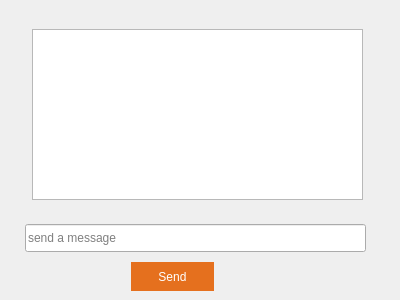
<?xml version="1.0" encoding="UTF-8"?>
<ui version="4.0">
 <class>ChatWindow</class>
 <widget class="QWidget" name="ChatWindow">
  <property name="geometry">
   <rect>
    <x>0</x>
    <y>0</y>
    <width>400</width>
    <height>300</height>
   </rect>
  </property>
  <property name="windowTitle">
   <string>Form</string>
  </property>
  <property name="styleSheet">
   <string notr="true">background-image: url(:/assists/All_Materials/Rectangle 79.png);</string>
  </property>
  <widget class="QPushButton" name="sendMessage">
   <property name="geometry">
    <rect>
     <x>131</x>
     <y>262</y>
     <width>83</width>
     <height>29</height>
    </rect>
   </property>
   <property name="styleSheet">
    <string notr="true">background-image: url(:/assists/All_Materials/Rectangle 1380.png);
color: rgb(255, 255, 255);
background-color: rgb(229, 112, 30);
border-radius:50%;
border: none;
</string>
   </property>
   <property name="text">
    <string>Send</string>
   </property>
  </widget>
  <widget class="QLineEdit" name="messageEdit">
   <property name="geometry">
    <rect>
     <x>25</x>
     <y>224</y>
     <width>341</width>
     <height>28</height>
    </rect>
   </property>
   <property name="styleSheet">
    <string notr="true">background-image: url(:/assists/All_Materials/Rectangle 79.png);</string>
   </property>
   <property name="inputMask">
    <string/>
   </property>
   <property name="text">
    <string/>
   </property>
   <property name="placeholderText">
    <string>send a message</string>
   </property>
  </widget>
  <widget class="QWidget" name="verticalLayoutWidget">
   <property name="geometry">
    <rect>
     <x>32</x>
     <y>29</y>
     <width>331</width>
     <height>171</height>
    </rect>
   </property>
   <layout class="QVBoxLayout" name="verticalLayout">
    <item>
     <widget class="QTextEdit" name="chatDisplay">
      <property name="styleSheet">
       <string notr="true"/>
      </property>
      <property name="readOnly">
       <bool>true</bool>
      </property>
     </widget>
    </item>
   </layout>
  </widget>
 </widget>
 <resources/>
 <connections/>
</ui>
